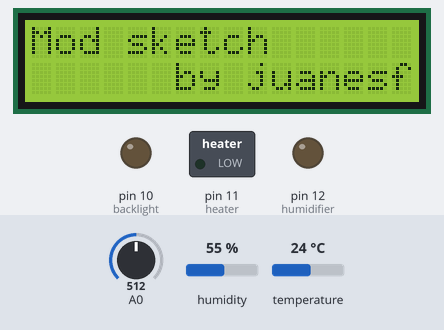
The sketch below on a simulated Arduino Uno, built with avr-gcc and run on an emulated ATmega328P. Shown: 16×2 character LCD, switched loads named in the sketch (green lamp = pin HIGH), output pins drawn as LEDs (lit = HIGH). The test bench sets the inputs (shaded band); at power-on: A0 = 512, humidity 55 %, temperature 24 °C. EEPROM starts erased; pins used as bus, display or sensor lines are not drawn; what the sketch prints to the serial monitor is not drawn.

Above: at 1.6 s.
At 4.2 s:
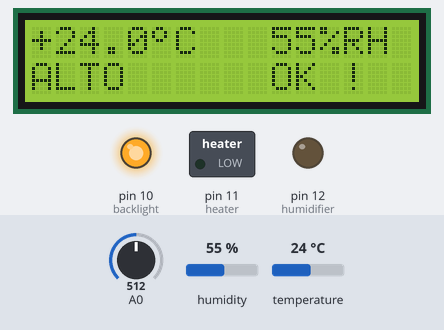
4.3 s: A0 set to 539
6.6 s: A0 set to 573
At 13.0 s:
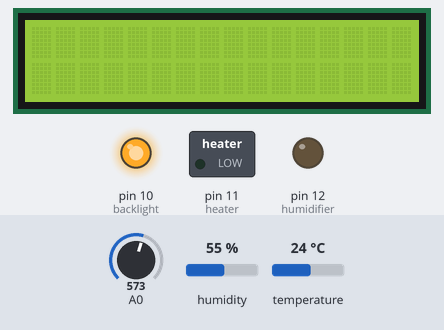
13.3 s: A0 set to 306
At 15.28 s:
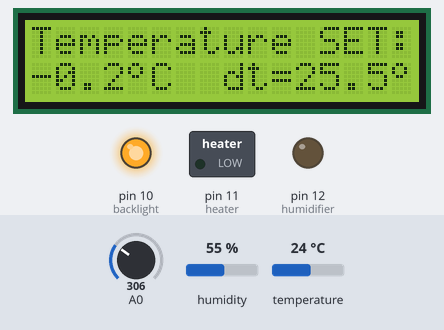
Timing chart, 0 to 16.8 s (numbered marks = the images above; inputs shaded):
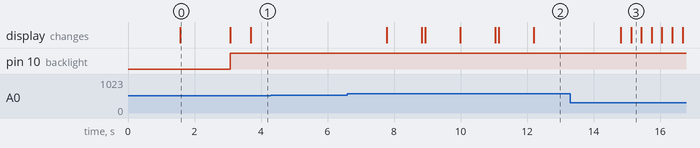

The sketch:

LCD1602shield_thermostat_humidity.ino
```cpp
/*
original THERMOSTAT with HUMIDITY CONTROL use classical LCD1602
at http://nicuflorica.blogspot.ro/2015/08/termostat-cu-control-umiditate.html
ver.1m0 - 28.08.2015, Craiova - Romania, Europe, Earth
actual use LCD1602 shield
ver.1s0 - 15.11.2017, Craiova - Romania
ver.2s0 - use EEPROM memory to store value
ver.3s0 - progresive backlight control
ver.3s1 - add LEFT and RIGHT buttons

niq_ro write this sketch using parts of other sketches :)
http://www.tehnic.go.ro
http://nicuflorica.blogspot.ro/
http://arduinotehniq.blogspot.com/
*/

//2019 mod by juanesf

// http://tronixstuff.com/2011/03/16/tutorial-your-arduinos-inbuilt-eeprom/
#include <EEPROM.h>

#include <LiquidCrystal.h>  //this library is included in the Arduino IDE
LiquidCrystal lcd(8, 9, 4, 5, 6, 7);
/*   shield                           -------------------
                                      |  LCD  | Arduino |
                                      -------------------
 LCD RS pin to digital pin 8          |  RS   |   D8    |
 LCD Enable pin to digital pin 9      |  E    |   D9    |
 LCD D4 pin to digital pin 4          |  D4   |   D4    |
 LCD D5 pin to digital pin 5          |  D5   |   D5    |
 LCD D6 pin to digital pin 6          |  D6   |   D6    |
 LCD D7 pin to digital pin 7          |  D7   |   D7    |
 LCD R/W pin to ground                |  R/W  |   GND   |
                                      -------------------
*/

// http://arduino.cc/en/Reference/LiquidCrystalCreateChar
byte grad[8] = {
  B01100,
  B10010,
  B10010,
  B01100,
  B00000,
  B00000,
  B00000,
};


// Example testing sketch for various DHT humidity/temperature sensors
// Written by ladyada, public domain
#include "DHT.h"
#define DHTPIN 13     // what pin we're connected to 13
// Uncomment whatever type you're using!
//#define DHTTYPE DHT11   // DHT 11
#define DHTTYPE DHT22   // DHT 22  (AM2302)
//#define DHTTYPE DHT21   // DHT 21 (AM2301)

// if is just sensor:
// Connect pin 1 (on the left) of the sensor to +5V
// Connect pin 2 of the sensor to whatever your DHTPIN is
// Connect pin 4 (on the right) of the sensor to GROUND
// Connect a 4k7 or 10K resistor from pin 2 (data) to pin 1 (power) of the sensor

DHT dht(DHTPIN, DHTTYPE);

// define pins for relay or leds
#define heater 11
#define humidifier 12
#define ventilation 3
#define extraction 2

// define variable

float Temp, t1, tes, dete;   // variable for temperature
int Hum, hass, dehas;        // variable for humiditiy


// part for menu: http://nicuflorica.blogspot.ro/2015/05/termostat-cu-afisaj-led.html
/*
#define BUT1 6    // - switch
#define BUT2 7    // + switch
#define BUT3 8    // MENU switch
*/

byte menu = 0; // if MENU = 0 is clasical
                // if MENU = 1 is for temperature set (tes)
                // if MENU = 2 is for dt temperature (dete)
                // if MENU = 3 is for humidity set (hass)
                // if MENU = 4 is for dh humidity (dehas)
int lcd_key     = 0;
int adc_key_in  = 0;
#define btnRIGHT  0
#define btnUP     1
#define btnDOWN   2
#define btnLEFT   3
#define btnSELECT 4
#define btnNONE   5

// https://nicuflorica.blogspot.ro/2017/08/iluminat-de-fundal-progresiv-pentru.html
#define backlight 10   // backlight
int comienzo = 0;  // time in second when push the button
int actual = 0;   // actual time in second
int lastPress;  // sore time when push last time the button
int timeBacklight = 5; // time for maximum value
byte minBacklight = 25;  // minimum value for backlight
byte maxBacklight = 255; // maximum value for backlight
byte valBacklight = 25;  // value for backlight
byte valStep = 5;  // step for decrease light

void setup()
{

// Initialize LCD display
 lcd.begin(16, 2);
// create custom symbol
lcd.createChar(0, grad);

// Initialize DHT sensor
  dht.begin();

// Initialize Monitor Serial
  Serial.begin(115200);

// define outputs
 pinMode(heater, OUTPUT);
 pinMode(humidifier, OUTPUT);
 pinMode(ventilation, OUTPUT);
 pinMode(extraction, OUTPUT);

// set the default state for outputs
  digitalWrite(heater, LOW);
  digitalWrite(humidifier, LOW);
  digitalWrite(ventilation, LOW);
  digitalWrite(extraction, LOW);

/*
// set push buttons for menu
  pinMode(BUT1, INPUT);
  pinMode(BUT2, INPUT);
  pinMode(BUT3, INPUT);

  digitalWrite(BUT1, HIGH); // pull-ups on
  digitalWrite(BUT2, HIGH);
  digitalWrite(BUT3, HIGH);
*/
  lcd.setCursor(0,0);
  lcd.print("thermostat with");

  lcd.setCursor(0,1);
  lcd.print("humidity control");

delay(1500);
lcd.clear();

  lcd.setCursor(0,0);
  lcd.print("Mod sketch");

  lcd.setCursor(6,1);
  lcd.print("by juanesf");
delay(1500);
lcd.clear();

/*
// preset value for temperature and humidity
tes = 28.9;
dete = 0.2;
hass = 58;
dehas = 2;
*/

/*
// just first time... after must put commnent (//)
EEPROM.write(201,0);    // tset1
EEPROM.write(202,245);  // tset2
EEPROM.write(203,5);    // dt x 10
EEPROM.write(204,45);   // hass
EEPROM.write(205,5);    // dehas
 */

byte tset1 = EEPROM.read(201);
byte tset2 = EEPROM.read(202);
tes = 256 * tset1 + tset2;  // recover the number
tes = tes/10;
dete = EEPROM.read(203);
dete = dete/10;
hass = EEPROM.read(204);
dehas = EEPROM.read(205);

analogWrite(backlight, valBacklight);
comienzo = millis()/1000;  // store value for begining of program

}

void loop()
{

lcd_key = read_LCD_buttons();  // read the buttons
 switch (lcd_key)               // depending on which button was pushed, we perform an action
 {
   case btnSELECT:
     {
     menu = menu + 1;
     delay(1000);
     lcd_key = btnNONE;
     lcd.clear();
     break;
     }
     case btnNONE:
     {
     break;
     }
   }


if (menu >= 5) menu = 0;

if (menu == 0)
{

lcd_key = read_LCD_buttons();  // read the buttons
 switch (lcd_key)               // depending on which button was pushed, we perform an action
 {
   case btnSELECT:
     {
     menu = 1;
     delay(1000);
     lcd_key = btnNONE;
     lcd.clear();
     break;
     }
     case btnNONE:
     {
     break;
     }
   }

   // Reading temperature or humidity
 Hum = dht.readHumidity();

 Temp = dht.readTemperature();
// int Temp = dht.readTemperature();
 Serial.println(Temp);
 Serial.println(Hum);

delay(500);

/*
  lcd.setCursor(0,0);
  lcd.print("t = ");
  lcd.setCursor(5,0);
  lcd.print(Temp,1);
  lcd.print("^C  ");


  lcd.setCursor(0,1);
  lcd.print("h = ");
  lcd.setCursor(5,1);
  lcd.print(Hum);
  lcd.print("%rh  ");
*/

// part from http://nicuflorica.blogspot.ro/2014/10/ceas-rtc-cu-ds1307-si-date-mediu-cu.html
 lcd.setCursor(0, 0);
  // lcd.print("t=");
 if (Temp < 0)
 {t1=-Temp;}
 else t1=Temp;

    if ( t1 < 10)
   {
     lcd.print(" ");
   }
   if (Temp>0) lcd.print("+");
   if (Temp==0) lcd.print(" ");
   if (Temp<0) lcd.print("-");
   lcd.print(t1,1);
//   lcd.write(0b11011111);
   lcd.write(byte(0));
   lcd.print("C  ");

   lcd.setCursor(10, 0);
  // lcd.print("H=");
   lcd.print(Hum);
   lcd.print("%RH");

/*
   lcd.setCursor(1, 1);
   lcd.print("+");
   lcd.print(tes,1);
//   lcd.write(0b11011111);
   lcd.write(byte(0));
   lcd.print("C  ");
  lcd.setCursor(10, 1);
  // lcd.print("H=");
  lcd.print(hass);
  lcd.print("%RH");
*/

if (Temp > tes)
 {
 digitalWrite(heater, LOW);
 digitalWrite(extraction, HIGH);
 digitalWrite(ventilation, HIGH);
 lcd.setCursor(0, 1);
   lcd.print("ALTO ");
   Serial.println("Temp HIGH");
 }
if (tes - dete > Temp)
  {
   digitalWrite(heater, HIGH);
   digitalWrite(ventilation, HIGH);
   lcd.setCursor(0, 1);
   lcd.print("BAJO");
   Serial.println("Temp LOW");
 }
if ((Temp <= tes) and (tes - dete <= Temp))
 {
   digitalWrite(extraction, LOW);
   digitalWrite(ventilation, LOW);
   digitalWrite(heater, LOW);
   lcd.setCursor(0, 1);
   lcd.print("OK !  ");
   Serial.println("Temp OK");
 }


 if (Hum > hass)
 {
 digitalWrite(humidifier, LOW);
 digitalWrite(extraction, HIGH);
 digitalWrite(ventilation, HIGH);
   lcd.setCursor(10, 1);
   lcd.print("ALTO ");
   Serial.println("Hum HIGH");
 }
 if (Hum < hass - dehas)
 {
   digitalWrite(humidifier, HIGH);
   lcd.setCursor(10, 1);
   lcd.print("BAJO");
   Serial.println("Hum LOW");
 }
 if ((Hum <= hass) and (Hum >= hass - dehas))
 {
   digitalWrite(humidifier, LOW);
   digitalWrite(extraction, LOW);
   digitalWrite(ventilation, LOW);
   lcd.setCursor(10, 1);
   lcd.print("OK !  ");
   Serial.println("Hum OK");
}

actual = millis()/1000;
if ((actual - lastPress > timeBacklight) &&  (valBacklight > minBacklight))  // daca a trecut timpul de aprindere lumina backlight la maxim si nu s-a stins la minim
{
  valBacklight = valBacklight - valStep;   // nivel aprindere in scadere
  if (valBacklight < minBacklight) valBacklight = minBacklight; // nu trebuie sa scada valaorea sub minim
  analogWrite(backlight, valBacklight);
  lcd.print(valBacklight);
}
} // last line for MENU = 0


if (menu == 1) {
  while (menu == 1) {
//   teset(tset);
   lcd.setCursor(0, 0);
   lcd.print("Temperature SET:");
   lcd.setCursor(0, 1);
//   lcd.print("+");
   lcd.print(tes,1);
//   lcd.write(0b11011111);
   lcd.write(byte(0));
   lcd.print("C  ");

   lcd.setCursor(8, 1);
   lcd.print("dt=");
   lcd.print(dete,1);
//   lcd.write(0b11011111);
   lcd.write(byte(0));
   lcd.print("C  ");

lcd_key = read_LCD_buttons();  // read the buttons
 switch (lcd_key)               // depending on which button was pushed, we perform an action
 {
    case btnLEFT:
     {
     menu = 0;
     delay(1000);
     lcd.clear();
     lcd_key = btnNONE;
     break;
     }
   case btnUP:
     {
     tes = tes + 0.1;
     delay(250);
int tes2 = tes*10;
byte tset1 = tes2 / 256;
byte tset2 = tes2 - tset1 * 256;
EEPROM.write(201, tset1);  // partea intreaga
EEPROM.write(202, tset2);   // rest
     break;
     }
   case btnDOWN:
     {
     tes = tes - 0.1;
int tes2 = tes*10;
byte tset1 = tes2 / 256;
byte tset2 = tes2 - tset1 * 256;
EEPROM.write(201, tset1);  // partea intreaga
EEPROM.write(202, tset2);   // rest
     delay(250);
     break;
     }
     case btnSELECT:
     {
     menu = 2;
     delay(1000);
     lcd.clear();
     lcd_key = btnNONE;
     break;
     }
     case btnRIGHT:
     {
     menu = 2;
     delay(1000);
     lcd.clear();
     lcd_key = btnNONE;
     break;
     }
     case btnNONE:
     {
     break;
     }
   }

     }
   delay (100);
}   // end loop for MENU = 1


if (menu == 2) {
 // if (tmax <= tmin) tmax = tmin + 10;
   while (menu ==2) {
 //    maxim(dt/10); // this is number to diplay
 //    dete(dt); // this is number to diplay
   lcd.setCursor(0, 0);
   lcd.print("hyst.temp. SET:");
   lcd.setCursor(0, 1);
//   lcd.print("+");
   lcd.print(tes,1);
//   lcd.write(0b11011111);
   lcd.write(byte(0));
   lcd.print("C  ");

   lcd.setCursor(8, 1);
   lcd.print("dt=");
   lcd.print(dete,1);
//   lcd.write(0b11011111);
   lcd.write(byte(0));
   lcd.print("C  ");

 lcd_key = read_LCD_buttons();  // read the buttons
 switch (lcd_key)               // depending on which button was pushed, we perform an action
 {
     case btnLEFT:
     {
     menu = 1;
     delay(1000);
     lcd.clear();
     lcd_key = btnNONE;
     break;
     }
   case btnUP:
     {
     dete = dete + 0.1;
if (dete > 2.) dete = 2.;
EEPROM.write(203,dete*10);
     delay(250);
     break;
     }
   case btnDOWN:
     {
     dete = dete - 0.1;
if (dete < 0.1) dete = 0.1;
EEPROM.write(203,dete*10);
     delay(250);
     break;
     }
   case btnSELECT:
     {
     menu = 3;
     lcd_key = btnNONE;
     delay(1000);
     lcd.clear();
     break;
     }
     case btnRIGHT:
     {
     menu = 3;
     delay(1000);
     lcd.clear();
     lcd_key = btnNONE;
     break;
     }
     case btnNONE:
     {
     break;
     }
   }

//   delay(15);
if (dete < 0.1) dete = 0.1;
    }
}  // end loop for MENU = 2


if (menu == 3) {
  while (menu == 3) {
//   teset(tset);
   lcd.setCursor(0, 0);
   lcd.print("Humidity SET:");
   lcd.setCursor(0, 1);
//   lcd.print("+");
   lcd.print(hass,1);
//   lcd.write(0b11011111);
//   lcd.write(byte(0));
   lcd.print("%RH  ");

   lcd.setCursor(7, 1);
   lcd.print("dh=");
   lcd.print(dehas);
//   lcd.write(0b11011111);
//   lcd.write(byte(0));
   lcd.print("%RH");

 lcd_key = read_LCD_buttons();  // read the buttons
 switch (lcd_key)               // depending on which button was pushed, we perform an action
 {
     case btnLEFT:
     {
     menu = 2;
     delay(1000);
     lcd.clear();
     lcd_key = btnNONE;
     break;
     }
   case btnUP:
     {
     hass = hass + 1;
if (hass > 99) hass = 99;
EEPROM.write(204,hass);
     delay(250);
     break;
     }
   case btnDOWN:
     {
     hass = hass - 1;
if (hass < 1) hass = 1;
EEPROM.write(204,hass);
     delay(250);
     break;
     }
   case btnSELECT:
     {
     menu = 4;
     lcd_key = btnNONE;
     delay(1000);
     lcd.clear();
     break;
     }
     case btnRIGHT:
     {
     menu = 4;
     delay(1000);
     lcd.clear();
     lcd_key = btnNONE;
     break;
     }
     case btnNONE:
     {
     break;
     }
   }

//  delay(15);
     }
   delay (100);
}  // end loop for MENU =3


if (menu == 4) {
   while (menu ==4) {
   lcd.setCursor(0, 0);
   lcd.print("hyst.humid. SET:");
   lcd.setCursor(0, 1);
//   lcd.print("+");
   lcd.print(hass);
//   lcd.write(0b11011111);
   lcd.write(byte(0));
   lcd.print("%RH");

   lcd.setCursor(7, 1);
   lcd.print("dh=");
   lcd.print(dehas);
//   lcd.write(0b11011111);
   lcd.write(byte(0));
   lcd.print("%RH");

 lcd_key = read_LCD_buttons();  // read the buttons
 switch (lcd_key)               // depending on which button was pushed, we perform an action
 {
   case btnLEFT:
     {
     menu = 3;
     delay(1000);
     lcd.clear();
     lcd_key = btnNONE;
     break;
     }
   case btnUP:
     {
     dehas = dehas + 1;
if (dehas > 99) dehas = 99;
EEPROM.write(205,dehas);
     delay(250);
     break;
     }
   case btnDOWN:
     {
     dehas = dehas - 1;
if (dehas < 1) dehas = 1;
EEPROM.write(205,dehas);
     delay(250);
     break;
     }
   case btnSELECT:
     {
      menu = 5;
      lcd_key = btnNONE;
     delay(1000);
     lcd.clear();
     break;
     }
     case btnRIGHT:
     {
     menu = 5;
     delay(1000);
     lcd.clear();
     lcd_key = btnNONE;
     break;
     }
     case btnNONE:
     {
     break;
     }
   }

//   delay(15);
if (dehas < 1) dehas = 1;
    }

}


}   // last line in main loop

// read the buttons
int read_LCD_buttons()
{
 adc_key_in = analogRead(0);      // read the value from the sensor
if (adc_key_in < 1000)
{
 valBacklight = maxBacklight;
      analogWrite(backlight, valBacklight);  // backlight at maximum
      delay(50);
      lastPress = millis()/1000;  // store last time whem button is pushed
}
 // my buttons when read are centered at these valies: 0, 144, 329, 504, 741
 // we add approx 50 to those values and check to see if we are close
 if (adc_key_in > 1000) return btnNONE; // We make this the 1st option for speed reasons since it will be the most likely result
 // For V1.1 us this threshold
 //if (adc_key_in < 50)   return btnRIGHT;
 //if (adc_key_in < 250)  return btnUP;
 //if (adc_key_in < 450)  return btnDOWN;
 //if (adc_key_in < 650)  return btnLEFT;
 //if (adc_key_in < 850)  return btnSELECT;

 // For V1.0 comment the other threshold and use the one below:
 if (adc_key_in < 50)   return btnRIGHT;
 if (adc_key_in < 195)  return btnUP;
 if (adc_key_in < 380)  return btnDOWN;
 if (adc_key_in < 555)  return btnLEFT;
 if (adc_key_in < 790)  return btnSELECT;

 return btnNONE;  // when all others fail, return this...
}
```

Measured:
- the behaviour switches between 554 and 555 on A0 (found by bisection; images 1 and 2)
- after the input at 4.3 s, every drawn part: stays the same
- after the input at 6.6 s, the display: first changes after 1.2 s (image 2 shows a later state)
- what the display in image 0 shows lasts 1.5 s, from 1.6 s to 3.1 s
